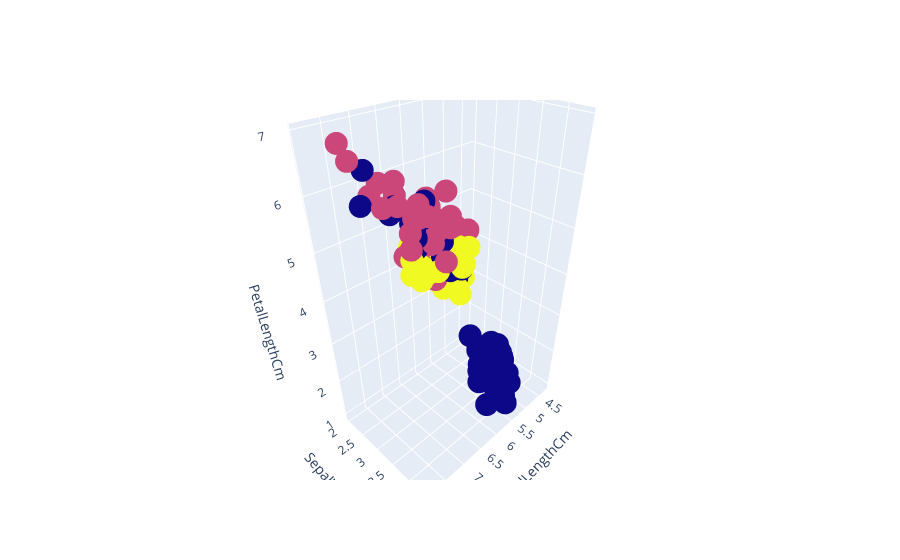

Notebook code cell kept with this figure:
### Markdown cell above
__Visualise the clusters:__

### Code cell
plot_data(kmode_prediction, data)

### Figure 1 — Plotly figure (JSON) as saved in the notebook; plotly's stock layout.template omitted (floating-point values rounded to 4 significant figures; data arrays with more than 128 entries replaced by an {"elided": "..."} marker saying what was removed)
{"data": [{"marker": {"color": {"elided": "150 int values"}}, "mode": "markers", "name": "Dataset", "type": "scatter3d", "x": {"elided": "150 float values"}, "y": {"elided": "150 float values"}, "z": {"elided": "150 float values"}}], "layout": {"scene": {"xaxis": {"title": {"text": "SepalLengthCm"}}, "yaxis": {"title": {"text": "SepalWidthCm"}}, "zaxis": {"title": {"text": "PetalLengthCm"}}}}}
